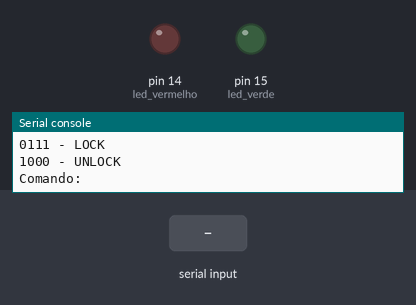
This program was run on a simulated MicroPython board. Shown: output pins drawn as LEDs (lit = HIGH), the last lines printed to the serial console. The inputs (shaded band) are chosen by the test bench.

Above: at 1.2 s.
1.3 s: "START" typed at the serial console, then Enter
At 1.7 s:
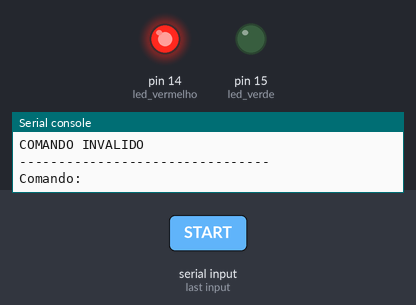
2.8 s: "0001" typed at the serial console, then Enter
At 4.0 s:
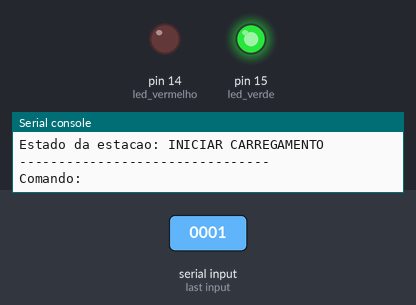
4.3 s: "BLOQUEADA" typed at the serial console, then Enter
At 5.2 s:
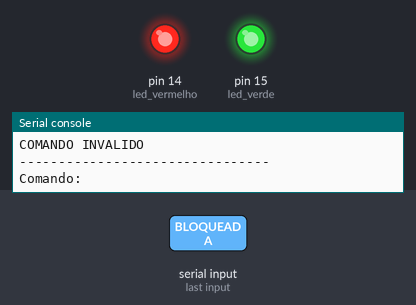
Timing chart, 0 to 7.3 s (numbered marks = the images above; inputs shaded):
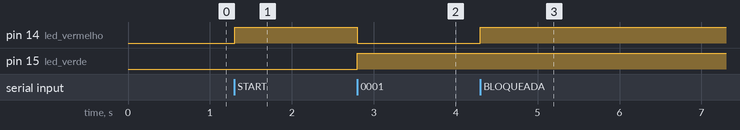

Measured:
- after the input at 1.3 s, pin 14 (led_vermelho): LOW → HIGH at once
- after the input at 2.8 s, pin 14 (led_vermelho): HIGH → LOW at once; pin 15 (led_verde): LOW → HIGH at once
- after the input at 4.3 s, pin 14 (led_vermelho): LOW → HIGH at once

The program:

chargegrid.py
```python
from machine import Pin

led_verde = Pin(15, Pin.OUT)
led_vermelho = Pin(14, Pin.OUT)

ENERGIA_KW = 8

COMANDOS = {
    "0001": "START",
    "0010": "STOP",
    "0011": "STATUS",
    "0100": "ENERGY",
    "0101": "ERROR",
    "0110": "RESET",
    "0111": "LOCK",
    "1000": "UNLOCK",
}

estado = "DISPONIVEL"           # memória: estado atual da estação


def leds(verde, vermelho):
    led_verde.value(verde)
    led_vermelho.value(vermelho)


def menu():
    print("=" * 32)
    print("      CHARGEGRID PROTOCOL")
    print("=" * 32)
    print("Estacao pronta.")
    print("Digite um comando:")
    for codigo, nome in COMANDOS.items():
        print(codigo, "-", nome)


def executar(codigo):
    global estado
    nome = COMANDOS.get(codigo)
    print("Comando recebido:", codigo)

    if nome is None:
        led_vermelho.value(1)          # sinaliza o erro sem alterar o estado
        print("ERROR")
        print("COMANDO INVALIDO")
        return

    print("Comando:", nome)

    if nome == "START":
        if estado in ("BLOQUEADA", "ERRO"):
            print("Recusado: estacao", estado)
            return
        estado = "CARREGANDO"
        leds(1, 0)
        print("Estado da estacao: INICIAR CARREGAMENTO")
    elif nome == "STOP":
        if estado == "CARREGANDO":
            estado = "DISPONIVEL"
        led_verde.value(0)
        print("Estado da estacao: PARAR O CARREGAMENTO")
    elif nome == "STATUS":
        print("Estado atual:", estado)
    elif nome == "ENERGY":
        print("Energia disponivel:", ENERGIA_KW, "kW")
        print("Decimal:", ENERGIA_KW)
        print("Binario:", "{:b}".format(ENERGIA_KW))
    elif nome == "ERROR":
        estado = "ERRO"
        leds(0, 1)
        print("Estado da estacao: ERRO")
    elif nome == "RESET":
        estado = "DISPONIVEL"
        leds(0, 0)
        print("Estado da estacao: DISPONIVEL (reiniciada)")
    elif nome == "LOCK":
        estado = "BLOQUEADA"
        leds(0, 1)
        print("Estado da estacao: BLOQUEADA")
    elif nome == "UNLOCK":
        estado = "DISPONIVEL"
        leds(0, 0)
        print("Estado da estacao: DISPONIVEL")


menu()
while True:
    codigo = input("Comando: ").strip()
    executar(codigo)
    print("-" * 32)
```
